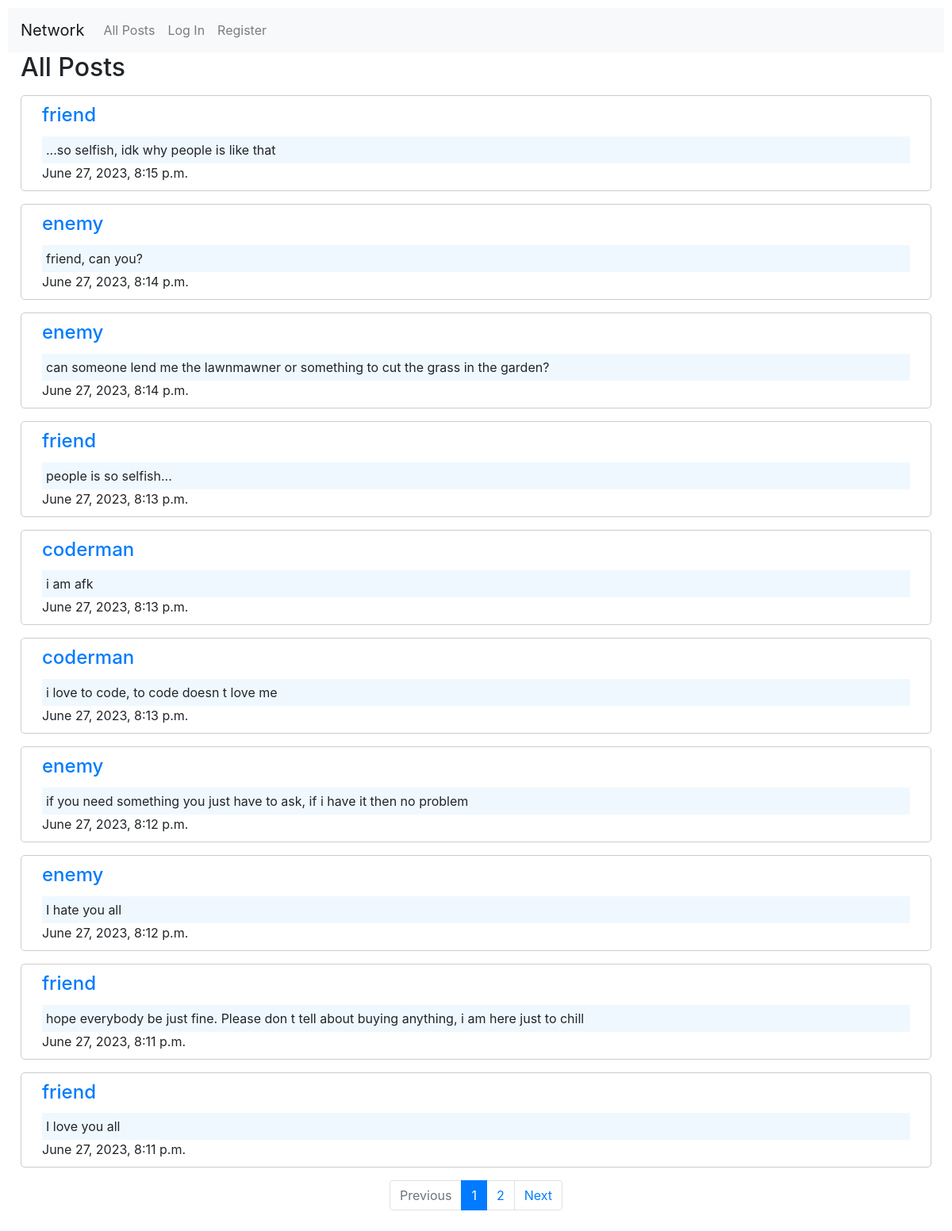
The page / on the database its author committed.
### network/models.py (models this page shows)
class Post(models.Model):
    user = models.ForeignKey(
        User, on_delete=models.CASCADE, default=None, related_name="post"
    )
    created_at = models.DateTimeField(default=timezone.now)
    text = models.TextField(default="")

class User(AbstractUser):
    pass

### network/views.py (the view)
# urls.py: path("", views.index, name="index"),
def index(request):
    allPosts = Post.objects.all().order_by("-created_at")
    paginator = Paginator(allPosts, 10)
    page_number = request.GET.get("page")
    page_obj = paginator.get_page(page_number)
    return render(request, "network/index.html", {"page_obj": page_obj})

### network/templates/network/index.html (shortened to what this page needs)
{% extends "network/layout.html" %}
{% block body %}
<h2 class="ml-3">All Posts</h2>
<div>
    {% for post in page_obj%}
    <div class="card-body new-post mt-3">
        <a class="user-link" href="{% url 'profile' post.user %}">
            <h4 class=" card-title ml-3">{{post.user}}</h4>
        </a>
        <p class="card-text ml-3 mr-3 text">{{post.text}}</p>
        <p class="card-text ml-3">{{post.created_at}}</p>
    </div>
    {% endfor %}
    {% include 'network/pagination.html' %}
</div>
{% endblock %}

### network/static/network/styles.css (style rules this page uses)
:root { --blue-main-color: #007bff; }
body { padding: 10px; }
.new-post { border: 1px solid #ccc; padding: 10px; margin: 0 1rem; border-radius: 5px; }
p { margin-bottom: 0; }
.card-text.text { background-color: aliceblue; padding: 5px 5px; }
.user-link { display: inline-block; text-decoration: none !important; }

### rows shown on the page
Post: user "friend", text "...so selfish, idk why people is like that", created_at "June 27, 2023, 8:15 p.m."
Post: user "enemy", text "friend, can you?", created_at "June 27, 2023, 8:14 p.m."
Post: user "enemy", text "can someone lend me the lawnmawner or something to cut the grass in the garden?", created_at "June 27, 2023, 8:14 p.m."
Post: user "friend", text "people is so selfish...", created_at "June 27, 2023, 8:13 p.m."
Post: user "coderman", text "i am afk", created_at "June 27, 2023, 8:13 p.m."
Post: user "coderman", text "i love to code, to code doesn t love me", created_at "June 27, 2023, 8:13 p.m."
Post: user "enemy", text "if you need something you just have to ask, if i have it then no problem", created_at "June 27, 2023, 8:12 p.m."
Post: user "enemy", text "I hate you all", created_at "June 27, 2023, 8:12 p.m."
Post: user "friend", text "hope everybody be just fine. Please don t tell about buying anything, i am here just to chill", created_at "June 27, 2023, 8:11 p.m."
Post: user "friend", text "I love you all", created_at "June 27, 2023, 8:11 p.m."

### other values the page prints
{{ i }} "1"
{{ i }} "2"
